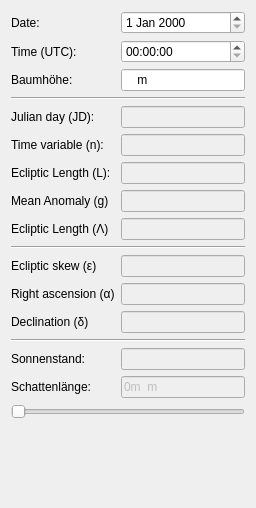
<?xml version="1.0" encoding="UTF-8"?>
<ui version="4.0">
 <class>Form</class>
 <widget class="QWidget" name="Form">
  <property name="geometry">
   <rect>
    <x>0</x>
    <y>0</y>
    <width>256</width>
    <height>508</height>
   </rect>
  </property>
  <property name="windowTitle">
   <string>Form</string>
  </property>
  <layout class="QVBoxLayout" name="verticalLayout">
   <item>
    <layout class="QFormLayout" name="formLayout">
     <item row="0" column="0">
      <widget class="QLabel" name="label">
       <property name="text">
        <string>Date:</string>
       </property>
      </widget>
     </item>
     <item row="0" column="1">
      <widget class="QDateEdit" name="dateEdit"/>
     </item>
     <item row="1" column="0">
      <widget class="QLabel" name="label_2">
       <property name="text">
        <string>Time (UTC):</string>
       </property>
      </widget>
     </item>
     <item row="1" column="1">
      <widget class="QTimeEdit" name="timeEdit"/>
     </item>
     <item row="2" column="0">
      <widget class="QLabel" name="label_5">
       <property name="text">
        <string>Baumhöhe:</string>
       </property>
      </widget>
     </item>
     <item row="2" column="1">
      <widget class="QLineEdit" name="lineEdit_3">
       <property name="inputMask">
        <string>nnn m</string>
       </property>
      </widget>
     </item>
     <item row="3" column="0" colspan="2">
      <widget class="Line" name="line">
       <property name="orientation">
        <enum>Qt::Horizontal</enum>
       </property>
      </widget>
     </item>
     <item row="4" column="0">
      <widget class="QLabel" name="jDLabel">
       <property name="text">
        <string>Julian day (JD):</string>
       </property>
      </widget>
     </item>
     <item row="4" column="1">
      <widget class="QLineEdit" name="jDLineEdit">
       <property name="enabled">
        <bool>false</bool>
       </property>
       <property name="readOnly">
        <bool>true</bool>
       </property>
      </widget>
     </item>
     <item row="5" column="0">
      <widget class="QLabel" name="timeVariableNLabel">
       <property name="text">
        <string>Time variable (n):</string>
       </property>
      </widget>
     </item>
     <item row="5" column="1">
      <widget class="QLineEdit" name="timeVariableNLineEdit">
       <property name="enabled">
        <bool>false</bool>
       </property>
       <property name="readOnly">
        <bool>true</bool>
       </property>
      </widget>
     </item>
     <item row="6" column="0">
      <widget class="QLabel" name="eclipticLengthLLabel">
       <property name="text">
        <string>Ecliptic Length (L):</string>
       </property>
      </widget>
     </item>
     <item row="6" column="1">
      <widget class="QLineEdit" name="LVariableLineEdit">
       <property name="enabled">
        <bool>false</bool>
       </property>
       <property name="readOnly">
        <bool>true</bool>
       </property>
      </widget>
     </item>
     <item row="7" column="0">
      <widget class="QLabel" name="meanAnomalyGLabel">
       <property name="text">
        <string>Mean Anomaly (g)</string>
       </property>
      </widget>
     </item>
     <item row="7" column="1">
      <widget class="QLineEdit" name="meanAnomalyGLineEdit">
       <property name="enabled">
        <bool>false</bool>
       </property>
       <property name="readOnly">
        <bool>true</bool>
       </property>
      </widget>
     </item>
     <item row="8" column="0">
      <widget class="QLabel" name="eclipticLengthLabel">
       <property name="text">
        <string>Ecliptic Length (Λ)</string>
       </property>
      </widget>
     </item>
     <item row="8" column="1">
      <widget class="QLineEdit" name="eclipticLengthLineEdit">
       <property name="enabled">
        <bool>false</bool>
       </property>
       <property name="readOnly">
        <bool>true</bool>
       </property>
      </widget>
     </item>
     <item row="9" column="0" colspan="2">
      <widget class="Line" name="line_2">
       <property name="orientation">
        <enum>Qt::Horizontal</enum>
       </property>
      </widget>
     </item>
     <item row="11" column="0">
      <widget class="QLabel" name="rightAscensionLabel">
       <property name="text">
        <string>Right ascension (α)</string>
       </property>
      </widget>
     </item>
     <item row="11" column="1">
      <widget class="QLineEdit" name="rightAscensionLineEdit">
       <property name="enabled">
        <bool>false</bool>
       </property>
       <property name="readOnly">
        <bool>true</bool>
       </property>
      </widget>
     </item>
     <item row="14" column="0">
      <widget class="QLabel" name="label_4">
       <property name="text">
        <string>Sonnenstand:</string>
       </property>
      </widget>
     </item>
     <item row="14" column="1">
      <widget class="QLineEdit" name="lineEdit_2">
       <property name="enabled">
        <bool>false</bool>
       </property>
       <property name="readOnly">
        <bool>true</bool>
       </property>
      </widget>
     </item>
     <item row="15" column="0">
      <widget class="QLabel" name="label_6">
       <property name="text">
        <string>Schattenlänge:</string>
       </property>
      </widget>
     </item>
     <item row="15" column="1">
      <widget class="QLineEdit" name="lineEdit_4">
       <property name="enabled">
        <bool>false</bool>
       </property>
       <property name="inputMask">
        <string>nnn m</string>
       </property>
       <property name="text">
        <string>0m m</string>
       </property>
       <property name="readOnly">
        <bool>true</bool>
       </property>
      </widget>
     </item>
     <item row="16" column="0" colspan="2">
      <widget class="QSlider" name="testSlider">
       <property name="maximum">
        <number>360</number>
       </property>
       <property name="orientation">
        <enum>Qt::Horizontal</enum>
       </property>
      </widget>
     </item>
     <item row="13" column="0" colspan="2">
      <widget class="Line" name="line_3">
       <property name="orientation">
        <enum>Qt::Horizontal</enum>
       </property>
      </widget>
     </item>
     <item row="10" column="0">
      <widget class="QLabel" name="eclipticSkewLabel">
       <property name="text">
        <string>Ecliptic skew (ε)</string>
       </property>
      </widget>
     </item>
     <item row="10" column="1">
      <widget class="QLineEdit" name="eclipticSkewLineEdit">
       <property name="enabled">
        <bool>false</bool>
       </property>
       <property name="readOnly">
        <bool>true</bool>
       </property>
      </widget>
     </item>
     <item row="12" column="0">
      <widget class="QLabel" name="declinationLabel">
       <property name="text">
        <string>Declination (δ)</string>
       </property>
      </widget>
     </item>
     <item row="12" column="1">
      <widget class="QLineEdit" name="declinationLineEdit">
       <property name="enabled">
        <bool>false</bool>
       </property>
       <property name="readOnly">
        <bool>true</bool>
       </property>
      </widget>
     </item>
    </layout>
   </item>
  </layout>
 </widget>
 <resources/>
 <connections/>
</ui>
